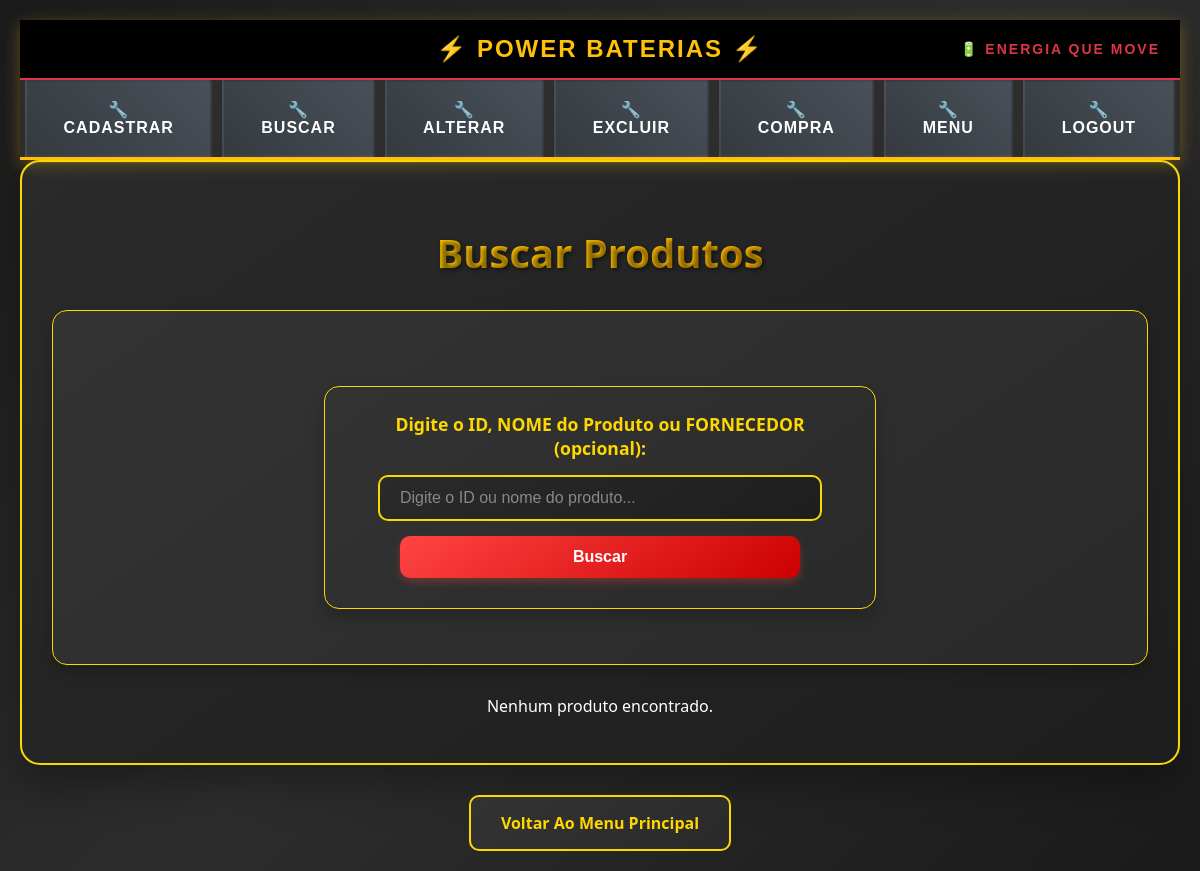
Page /Telas/buscar_produto.php (signed in) on the earlier database version.
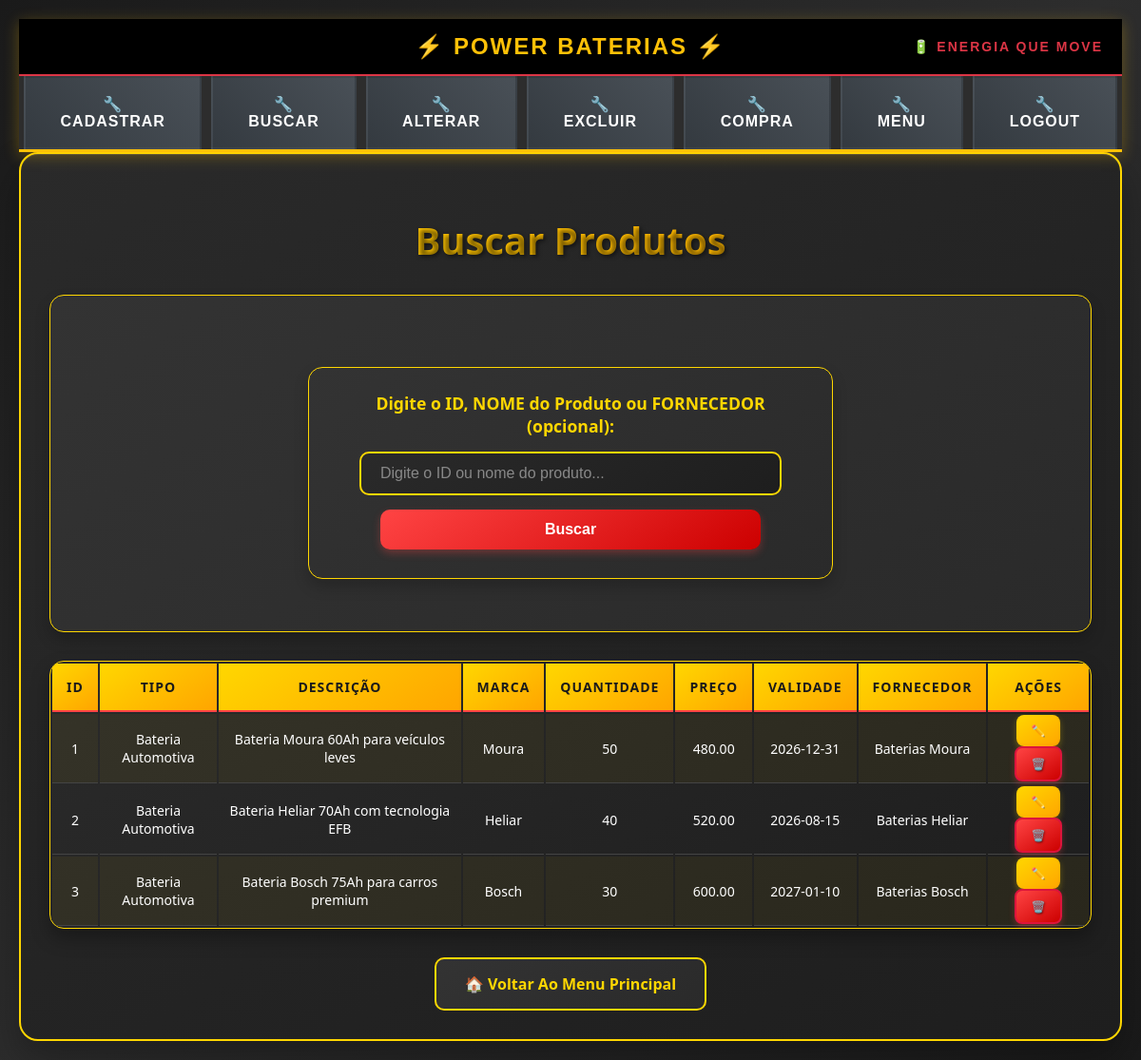
Same page on the later database version.
### tables this page shows
CREATE TABLE `produto` (
  `id_produto` int NOT NULL AUTO_INCREMENT,
  `id_fornecedor` int NOT NULL,
  `tipo` varchar(50) DEFAULT NULL,
  `voltagem` varchar(10) DEFAULT NULL,
  `descricao` text,
  `marca` varchar(50) DEFAULT NULL,
  `qtde` int DEFAULT NULL,
  `preco` decimal(10,2) DEFAULT NULL,
  `validade` date DEFAULT NULL,
  PRIMARY KEY (`id_produto`),
  KEY `fk_produto_id_fornecedor` (`id_fornecedor`),
  CONSTRAINT `fk_produto_id_fornecedor` FOREIGN KEY (`id_fornecedor`) REFERENCES `fornecedor`(`id_fornecedor`) ON DELETE CASCADE ON UPDATE CASCADE
);

CREATE TABLE `fornecedor` (
  `id_fornecedor` int NOT NULL AUTO_INCREMENT,
  `nome_fornecedor` varchar(100) NOT NULL,
  `cnpj` varchar(18) DEFAULT NULL,
  `endereco` varchar(255) DEFAULT NULL,
  `telefone` varchar(20) DEFAULT NULL,
  `email` varchar(100) DEFAULT NULL,
  `contato` varchar(100) DEFAULT NULL,
  PRIMARY KEY (`id_fornecedor`),
  UNIQUE KEY `email` (`email`)
);

### Telas/buscar_produto.php (the view, shortened to what this page needs)
<?php
require_once 'menudrop.php';
$produtos = [];
if ($_SERVER["REQUEST_METHOD"] == "POST" && !empty($_POST["busca"])) {
    $busca = trim($_POST["busca"]);
    if (is_numeric($busca)) {
        $sql = "SELECT p.*, f.nome_fornecedor
                FROM produto p
                LEFT JOIN fornecedor f ON p.id_fornecedor = f.id_fornecedor
                WHERE p.id_produto = :busca
                ORDER BY p.tipo ASC";
        $stmt = $pdo->prepare($sql);
        $stmt->bindParam(':busca', $busca, PDO::PARAM_INT);
    } else {
        $sql = "SELECT p.*, f.nome_fornecedor
                FROM produto p
                LEFT JOIN fornecedor f ON p.id_fornecedor = f.id_fornecedor
                WHERE p.tipo LIKE :busca_nome OR f.nome_fornecedor LIKE :busca_nome
                ORDER BY p.tipo ASC";
        $stmt = $pdo->prepare($sql);
        $stmt->bindValue(':busca_nome', "%$busca%", PDO::PARAM_STR);
    }
} else {
    $sql = "SELECT p.*, f.nome_fornecedor
            FROM produto p
            LEFT JOIN fornecedor f ON p.id_fornecedor = f.id_fornecedor
            ORDER BY p.tipo ASC";
    $stmt = $pdo->prepare($sql);
}
try {
    $stmt->execute();
    $produtos = $stmt->fetchAll(PDO::FETCH_ASSOC);
} catch (PDOException $e) {
    echo "<script>alert('Erro ao buscar produtos: " . addslashes($e->getMessage()) . "');</script>";
}
?>
<!DOCTYPE html>
<html lang="pt-BR">
<head>
<link rel="stylesheet" href="../CSS/busca.css">
</head>
<body>
<div class="container">
<h2>Buscar Produtos</h2>
<div class="search-section">
<form action="buscar_produto.php" method="POST">
    <label for="busca">Digite o ID, NOME do Produto ou FORNECEDOR (opcional):</label>
    <input type="text" id="busca" name="busca" placeholder="Digite o ID ou nome do produto...">
    <button type="submit">Buscar</button>
</form>
</div>
<?php if (!empty($produtos)): ?>
    <div class="table-container">
    <table>
        <tr>
            <th>ID</th>
            <th>Tipo</th>
            <th>Descrição</th>
            <th>Marca</th>
            <th>Quantidade</th>
            <th>Preço</th>
            <th>Validade</th>
            <th>Fornecedor</th>
            <th>Ações</th>
        </tr>
        <?php foreach ($produtos as $produto): ?>
            <tr>
                <td><?= htmlspecialchars($produto['id_produto']) ?></td>
                <td><?= htmlspecialchars($produto['tipo']) ?></td>
                <td><?= htmlspecialchars($produto['descricao']) ?></td>
                <td><?= htmlspecialchars($produto['marca']) ?></td>
                <td><?= htmlspecialchars($produto['qtde']) ?></td>
                <td><?= htmlspecialchars($produto['preco']) ?></td>
                <td><?= htmlspecialchars($produto['validade']) ?></td>
                <td><?= htmlspecialchars($produto['nome_fornecedor']) ?></td>
                <td>
                    <a href="alterar_produto.php?id=<?= htmlspecialchars($produto['id_produto']) ?>" class="action-btn edit-btn ">
                    <a href="excluir_produto.php?id=<?= htmlspecialchars($produto['id_produto']) ?>" class="action-btn delete-btn" onclick="return confirm('Tem certeza que deseja excluir este produto?')">
                </td>
            </tr>
        <?php endforeach; ?>
    </table>
<?php else: ?>
    <p>Nenhum produto encontrado.</p>
<?php endif; ?>
</div>
<a href="principal.php" class="back-btn">Voltar Ao Menu Principal</a>
</div>
</body>
</html>

### Telas/menudrop.php (shortened to what this page needs)
<?php
$id_perfil = $_SESSION['perfil'];
$permissoes = [
    1=>["Cadastrar"=>["cadastro_usuario.php","cadastro_cliente.php","cadastro_fornecedor.php","cadastro_produto.php","cadastro_funcionario.php"],
        "Buscar"=>["buscar_usuario.php","buscar_cliente.php","buscar_fornecedor.php","buscar_produto.php","buscar_funcionario.php"],
        "Alterar"=>["alterar_usuario.php","alterar_cliente.php","alterar_fornecedor.php","alterar_produto.php","alterar_funcionario.php"],
        "Excluir"=>["excluir_usuario.php","excluir_cliente.php","excluir_fornecedor.php","excluir_produto.php","excluir_funcionario.php"],
        "Compra"=>["editar_compra.php","nova_compra.php", "lista_compras.php","excluir_compra.php"],
        "Menu"=>["principal.php"],
        "Logout"=>["logout.php"]],
        2=>["Cadastrar"=>["cadastro_cliente.php"],
        "Buscar"=>["buscar_cliente.php","buscar_forncedor.php","buscar_produto.php"],
        "Alterar"=>["alterar_cliente.php","alterar_forncedor.php"],
        "Logout"=>["logout.php"]],
        3=>["Cadastrar"=>["cadastro_forncedor.php","cadastro_produto.php"],
        "Buscar"=>["buscar_cliente.php","buscar_forncedor.php","buscar_produto.php"],
        "Alterar"=>["alterar_forncedor.php","alterar_produto.php"],
        "Excluir"=>["excluir_produto.php"]],
        4=>["Cadastrar"=>["cadastro_cliente.php"],
        "Buscar"=>["buscar_produto.php"],
        "Alterar"=>["alterar_cliente.php"]],
];
$opcoes_menu = $permissoes[$id_perfil];
?>
<!DOCTYPE html>
<html lang="pt-br">
<head>
    <link rel="stylesheet" href="../CSS/styles.css">
</head>
<body>
<nav style="
    background: linear-gradient(135deg, #1a1a1a 0%, #2d2d2d 100%);
    padding: 0;
    box-shadow: 0 4px 15px rgba(255, 193, 7, 0.3);
    border-bottom: 3px solid #ffc107;
    position: relative;
">
    <div style="
        background: #000;
        color: #ffc107;
        text-align: center;
        padding: 15px 0;
        font-family: 'Arial Black', Arial, sans-serif;
        font-size: 24px;
        font-weight: bold;
        text-transform: uppercase;
        letter-spacing: 2px;
        border-bottom: 2px solid #dc3545;
        position: relative;
    ">
        ⚡ POWER BATERIAS ⚡
        <div style="
            position: absolute;
            right: 20px;
            top: 50%;
            transform: translateY(-50%);
            font-size: 14px;
            color: #dc3545;
        ">🔋 Energia que Move</div>
    </div>
    <ul class="menu" style="
        list-style: none;
        margin: 0;
        padding: 0;
        display: flex;
        justify-content: center;
        background: #2d2d2d;
    ">
    <?php foreach($opcoes_menu as $categoria=>$arquivos):?>
    <li class="dropdown" style="
        position: relative;
        margin: 0 5px;
    ">
        <a href="#" style="
            display: block;
            padding: 18px 25px;
            color: #fff;
            text-decoration: none;
            font-family: Arial, sans-serif;
            font-weight: bold;
            font-size: 16px;
            text-transform: uppercase;
            letter-spacing: 1px;
            background: linear-gradient(45deg, #343a40, #495057);
            border: 2px solid transparent;
            transition: all 0.3s ease;
            position: relative;
            overflow: hidden;
        "
        onmouseover="this.style.background='linear-gradient(45deg, #ffc107, #ffca2c)'; this.style.color='#000'; this.style.borderColor='#dc3545'; this.style.transform='translateY(-2px)'; this.style.boxShadow='0 5px 15px rgba(255,193,7,0.4)'"
        onmouseout="this.style.background='linear-gradient(45deg, #343a40, #495057)'; this.style.color='#fff'; this.style.borderColor='transparent'; this.style.transform='translateY(0)'; this.style.boxShadow='none'">
            🔧 <?=$categoria ?>
        </a>
    </li>
    <?php endforeach;?>
    </ul>
</nav>
</body>
</html>

### CSS/styles.css (style rules this page uses)
body { font-family: Arial, sans-serif; background-color: #f4f4f4; text-align: center; }
input, button { width: 100%; padding: 10px; margin: 5px 0; }
.menu { list-style: none; padding: 0; margin: 0; display: flex; background-color: #333; }
.menu li { position: relative; }
.menu li a { display: block; padding: 15px; color: white; text-decoration: none; background-color: #333; }
form { width: 500px; margin: 50px auto; padding: 20px; background-color: #f9f9f9; border-radius: 10px; box-shadow: 0px 0px 10px rgba(0, 0, 0, 0.1); display: flex; flex-direction: column; align-items: center; }
label { display: block; font-weight: bold; margin-bottom: 5px; }
input[type="text"], input[type="email"], input[type="password"], select { width: 80%; padding: 8px; margin-bottom: 10px; border: 1px solid #ccc; border-radius: 5px; font-size: 16px; }
button { width: 80%; padding: 10px; background-color: #007bff; color: white; border: none; border-radius: 5px; font-size: 16px; cursor: pointer; transition: 0.3s; }

### CSS/busca.css (style rules this page uses)
body { font-family: 'Segoe UI', Tahoma, Geneva, Verdana, sans-serif; background: linear-gradient(135deg, #1a1a1a 0%, #2d2d2d 50%, #1a1a1a 100%); margin: 0; padding: 20px; min-height: 100vh; color: #ffffff; }
.container { max-width: 1200px; margin: 0 auto; background: linear-gradient(145deg, #2a2a2a, #1e1e1e); border-radius: 20px; padding: 30px; box-shadow: 0 20px 40px rgba(0,0,0,0.3), inset 0 1px 0 rgba(255,255,255,0.1); border: 2px solid #FFD700; }
h2 { text-align: center; margin-bottom: 30px; color: #FFD700; font-size: 2.5em; font-weight: bold; text-shadow: 2px 2px 4px rgba(0,0,0,0.5); background: linear-gradient(45deg, #FFD700, #FFA500); -webkit-background-clip: text; -webkit-text-fill-color: transparent; background-clip: text; }
.search-section, form { background: linear-gradient(145deg, #333333, #2a2a2a); padding: 25px; border-radius: 15px; margin-bottom: 30px; border: 1px solid #FFD700; box-shadow: 0 8px 16px rgba(0,0,0,0.2); }
.search-section label, label { display: block; margin-bottom: 10px; color: #FFD700; font-weight: bold; font-size: 1.1em; }
input[type="text"] { padding: 12px 20px; border-radius: 10px; border: 2px solid #FFD700; background: linear-gradient(145deg, #2a2a2a, #1e1e1e); color: #ffffff; font-size: 16px; min-width: 250px; transition: all 0.3s ease; }
input[type="text"]::placeholder { color: #888; }
button { padding: 12px 25px; border-radius: 10px; border: none; background: linear-gradient(145deg, #FF4444, #CC0000); color: white; cursor: pointer; font-size: 16px; font-weight: bold; transition: all 0.3s ease; box-shadow: 0 4px 8px rgba(255, 68, 68, 0.3); }
.table-container { background: linear-gradient(145deg, #2a2a2a, #1e1e1e); border-radius: 15px; overflow: hidden; box-shadow: 0 10px 20px rgba(0,0,0,0.3); border: 1px solid #FFD700; }
table { width: 100%;; }
th { background: linear-gradient(145deg, #FFD700, #FFA500); color: #1a1a1a; padding: 15px; text-align: center; font-weight: bold; font-size: 14px; text-transform: uppercase; letter-spacing: 1px; border-bottom: 2px solid #FF4444; }
td { padding: 1px; text-align: center; border-bottom: 1px solid #444; color: #ffffff; font-size: 14px; }
tr:nth-child(even) { background: rgba(255, 212, 0, 0.05); }
.action-btn { padding: 8px 15px; border-radius: 8px; text-decoration: none; color: white; font-size: 12px; font-weight: bold; margin: 0 3px; display: inline-block; transition: all 0.3s ease; text-transform: uppercase; letter-spacing: 0.5px; }
.edit-btn { background: linear-gradient(145deg, #ffd700, #ffa500); color: #1a1a1a; box-shadow: 0 3px 6px rgba(255, 212, 0, 0.3); }
.edit-btn::before { content: "✏️"; }
.delete-btn { background: linear-gradient(145deg, #ff4444, #cc0000); box-shadow: 0 3px 6px rgba(255, 68, 68, 0.3); border: 2px solid #dc143c; text-shadow: 1px 1px 2px rgba(0, 0, 0, 0.5); }
.delete-btn::before { content: "🗑️"; }
.back-btn { display: inline-block; margin-top: 30px; padding: 15px 30px; border-radius: 10px; text-decoration: none; background: linear-gradient(145deg, #333333, #2a2a2a); color: #FFD700; font-weight: bold; border: 2px solid #FFD700; transition: all 0.3s ease; font-size: 16px; }
.container .back-btn::before { content: "🏠 "; }

### Telas/menudrop.php (style rules this page uses)
body { margin: 0; padding: 0; background: linear-gradient(135deg, #2c3e50 0%, #34495e 100%); min-height: 100vh; }

Differences in the rows shown:
added produto: id_produto "1", tipo "Bateria Automotiva", descricao "Bateria Moura 60Ah para veículos leves", marca "Moura", qtde "50", preco "480.00", validade "2026-12-31", id_fornecedor.nome_fornecedor "Baterias Moura"
added produto: id_produto "2", tipo "Bateria Automotiva", descricao "Bateria Heliar 70Ah com tecnologia EFB", marca "Heliar", qtde "40", preco "520.00", validade "2026-08-15", id_fornecedor.nome_fornecedor "Baterias Heliar"
added produto: id_produto "3", tipo "Bateria Automotiva", descricao "Bateria Bosch 75Ah para carros premium", marca "Bosch", qtde "30", preco "600.00", validade "2027-01-10", id_fornecedor.nome_fornecedor "Baterias Bosch"
Other differences:
text no longer shown: "Nenhum produto encontrado."
text now shown: "ID TIPO DESCRIÇÃO MARCA QUANTIDADE PREÇO VALIDADE FORNECEDOR AÇÕES"
